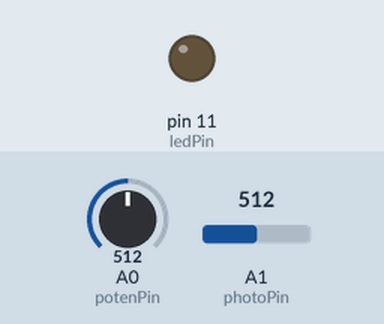
Bench run of a sketch on a simulated Arduino Uno, built with avr-gcc and run on an emulated ATmega328P. On the bench: output pins drawn as LEDs (lit = HIGH). The test bench sets the inputs (shaded band); at power-on: A1 (photoPin) = 512, A0 (potenPin) = 512. What the sketch prints to the serial monitor is not drawn.

Above: at 1.2 s.
1.3 s: A1 (photoPin) set to 538
2.8 s: A1 (photoPin) set to 565
At 3.26 s:
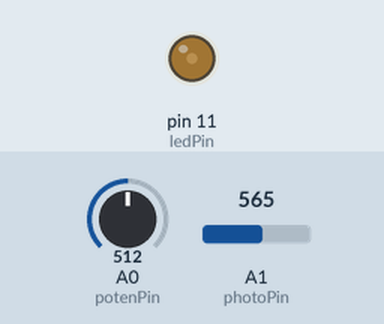
At 3.86 s:
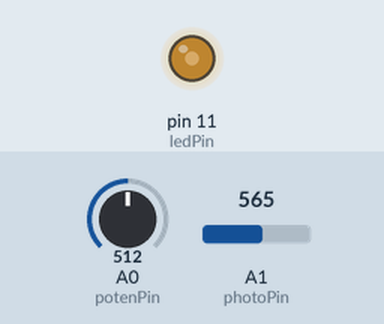
Timing chart, 0 to 11.8 s (numbered marks = the images above; inputs shaded):
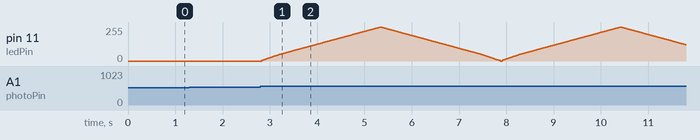

The sketch:

beta.ino
```cpp
const int potenPin = 0;
const int photoPin = 1;
const int ledPin = 11;
int fadeLevel = 0;
boolean fadeUp = true;
int ledState = LOW;
int x = 0;
int y = 0;


void setup() {
  // put your setup code here, to run once:
  pinMode(ledPin, OUTPUT);
  Serial.begin(9600);

}

void loop() {
  // put your main code here, to run repeatedly:
  x = analogRead(potenPin);
  y = analogRead(photoPin);
  analogWrite(ledPin, fadeLevel / 2);

  if (y >= 550) {
    ledState = HIGH;
    if (ledState == HIGH) {
      if (fadeUp == true) {
        fadeLevel++;
        if (fadeLevel == 510) {
          fadeUp = false;
        }
      } else {
        fadeLevel--;
        if (fadeLevel == 0) {
          fadeUp = true;
        }
      }
    }
  }

  if (y < 550) {
    ledState = LOW;
    if (ledState == LOW) {
      fadeLevel = 0 ;
      fadeUp = true;
    }
  }
  Serial.println(fadeLevel);
}
```

Measured:
- the behaviour switches between 549 and 550 on A1 (photoPin) (found by bisection; images 0 and 1)
